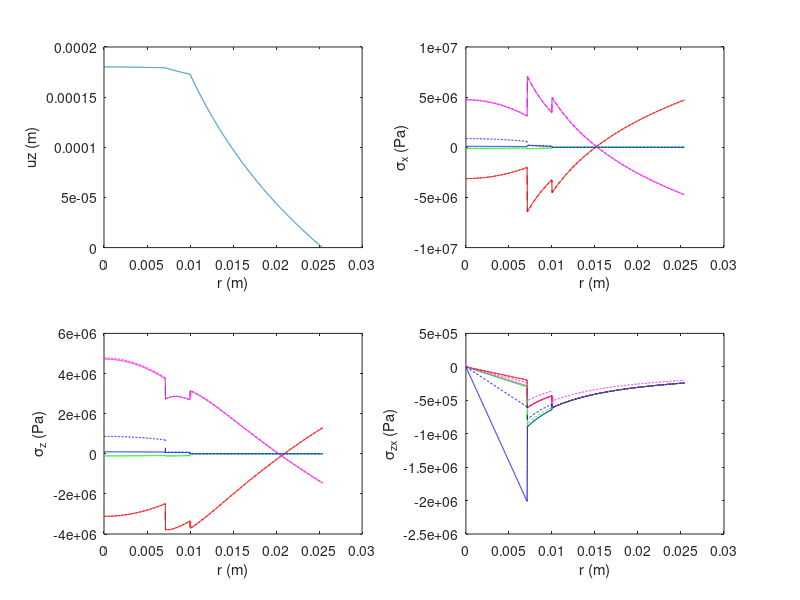

The MATLAB script that drew this image:
load laypp1mid.dat
load laypp2mid.dat
load laypp3mid.dat
load laypp4mid.dat
laypp1mid = sortrows(laypp1mid, 2);
laypp2mid = sortrows(laypp2mid, 2);
laypp3mid = sortrows(laypp3mid, 2);
laypp4mid = sortrows(laypp4mid, 2);

load laypp1midel.dat
load laypp2midel.dat
load laypp3midel.dat
load laypp4midel.dat
laypp1midel = sortrows(laypp1midel, 2);
laypp2midel = sortrows(laypp2midel, 2);
laypp3midel = sortrows(laypp3midel, 2);
laypp4midel = sortrows(laypp4midel, 2);

xloc = laypp1mid(:,2);
uz = laypp1mid(:,6);
sx1 = laypp1mid(:,7);
sy1 = laypp1mid(:,8);
sz1 = laypp1mid(:,9);
sxy1 = laypp1mid(:,10);
syz1 = laypp1mid(:,11);
szx1 = laypp1mid(:,12);
sx2 = laypp2mid(:,7);
sy2 = laypp2mid(:,8);
sz2 = laypp2mid(:,9);
sxy2 = laypp2mid(:,10);
syz2 = laypp2mid(:,11);
szx2 = laypp2mid(:,12);
sx3 = laypp3mid(:,7);
sy3 = laypp3mid(:,8);
sz3 = laypp3mid(:,9);
sxy3 = laypp3mid(:,10);
syz3 = laypp3mid(:,11);
szx3 = laypp3mid(:,12);
sx4 = laypp4mid(:,7);
sy4 = laypp4mid(:,8);
sz4 = laypp4mid(:,9);
sxy4 = laypp4mid(:,10);
syz4 = laypp4mid(:,11);
szx4 = laypp4mid(:,12);

xlocel = laypp1midel(:,2);
sx1el = laypp1midel(:,5);
sy1el = laypp1midel(:,6);
sz1el = laypp1midel(:,7);
sxy1el = laypp1midel(:,8);
syz1el = laypp1midel(:,9);
szx1el = laypp1midel(:,10);
sx2el = laypp2midel(:,5);
sy2el = laypp2midel(:,6);
sz2el = laypp2midel(:,7);
sxy2el = laypp2midel(:,8);
syz2el = laypp2midel(:,9);
szx2el = laypp2midel(:,10);
sx3el = laypp3midel(:,5);
sy3el = laypp3midel(:,6);
sz3el = laypp3midel(:,7);
sxy3el = laypp3midel(:,8);
syz3el = laypp3midel(:,9);
szx3el = laypp3midel(:,10);
sx4el = laypp4midel(:,5);
sy4el = laypp4midel(:,6);
sz4el = laypp4midel(:,7);
sxy4el = laypp4midel(:,8);
syz4el = laypp4midel(:,9);
szx4el = laypp4midel(:,10);

figure;
subplot(2,2,1);
plot(xloc, uz);
xlabel('r (m)');
ylabel('uz (m)');
subplot(2,2,2);
plot(xloc, sx1, 'r-'); hold on;
plot(xloc, sx2, 'g-'); hold on;
plot(xloc, sx3, 'b-'); hold on;
plot(xloc, sx4, 'm-'); hold on;
plot(xlocel, sx1el, 'r--'); hold on;
plot(xlocel, sx2el, 'g--'); hold on;
plot(xlocel, sx3el, 'b--'); hold on;
plot(xlocel, sx4el, 'm--'); hold on;
xlabel('r (m)');
ylabel('\sigma_x (Pa)');
subplot(2,2,3);
plot(xloc, sz1, 'r-'); hold on;
plot(xloc, sz2, 'g-'); hold on;
plot(xloc, sz3, 'b-'); hold on;
plot(xloc, sz4, 'm-'); hold on;
plot(xlocel, sz1el, 'r--'); hold on;
plot(xlocel, sz2el, 'g--'); hold on;
plot(xlocel, sz3el, 'b--'); hold on;
plot(xlocel, sz4el, 'm--'); hold on;
xlabel('r (m)');
ylabel('\sigma_z (Pa)');
subplot(2,2,4);
plot(xloc, sxy1, 'r-'); hold on;
plot(xloc, sxy2, 'g-'); hold on;
plot(xloc, sxy3, 'b-'); hold on;
plot(xloc, sxy4, 'm-'); hold on;
plot(xlocel, sxy1el, 'r--'); hold on;
plot(xlocel, sxy2el, 'g--'); hold on;
plot(xlocel, sxy3el, 'b--'); hold on;
plot(xlocel, sxy4el, 'm--'); hold on;
xlabel('r (m)');
ylabel('\sigma_{zx} (Pa)');

